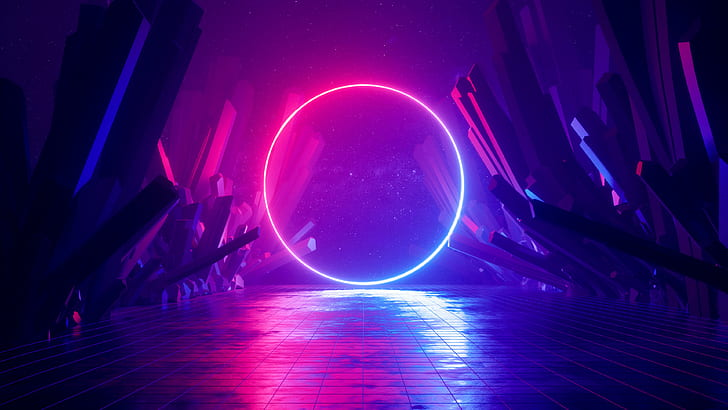
%> input picture data/art.jpg, 728 x 410 px
$ octave --eval "result = boundaryPreProcess(imread('data/art.jpg'));"   (GNU Octave 9; MATLAB toolbox functions it lacks are replaced by stand-ins)
%> lines starting %> are read from the running program, lines starting %| are printed output that depends on the picture
%File Name: convertToAscii
%Purpose: To take an image and conver it to an ASCII image

function [out] = boundaryPreProcess(image)
%Get image boundary
img = imbinarize(image);
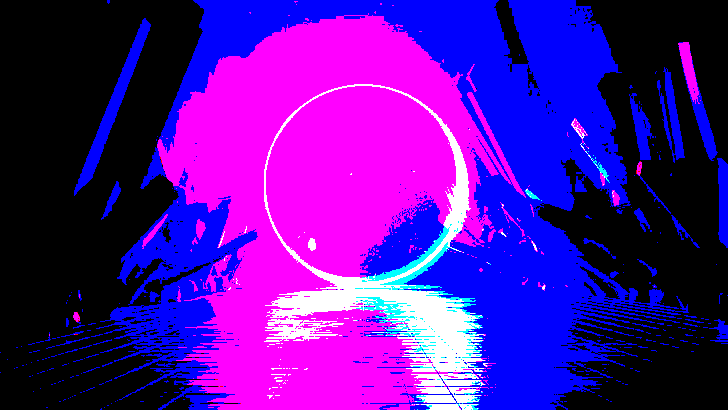
%> img: size 410x728x3 logical; mean R, G, B 0.318, 0.0549, 0.616
se = strel('square', 5);
SquareErode = imerode(img, se);
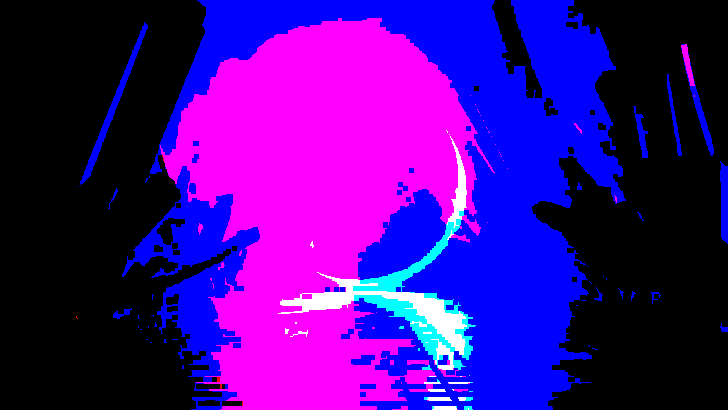
%> SquareErode: size 410x728x3 logical; mean R, G, B 0.262, 0.027, 0.554
boundary = imsubtract(img, SquareErode);
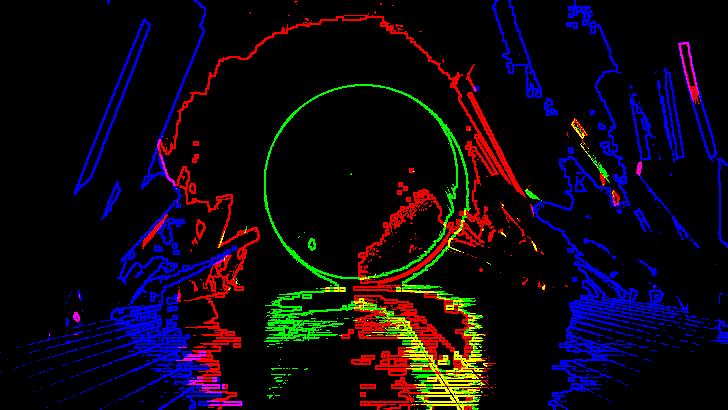
%> boundary: size 410x728x3 double; mean R, G, B 0.0558, 0.0279, 0.0624

%Do stuff w/ boundary
%type
end
%> (the run ends here)

$ run again, on data/building.jpg
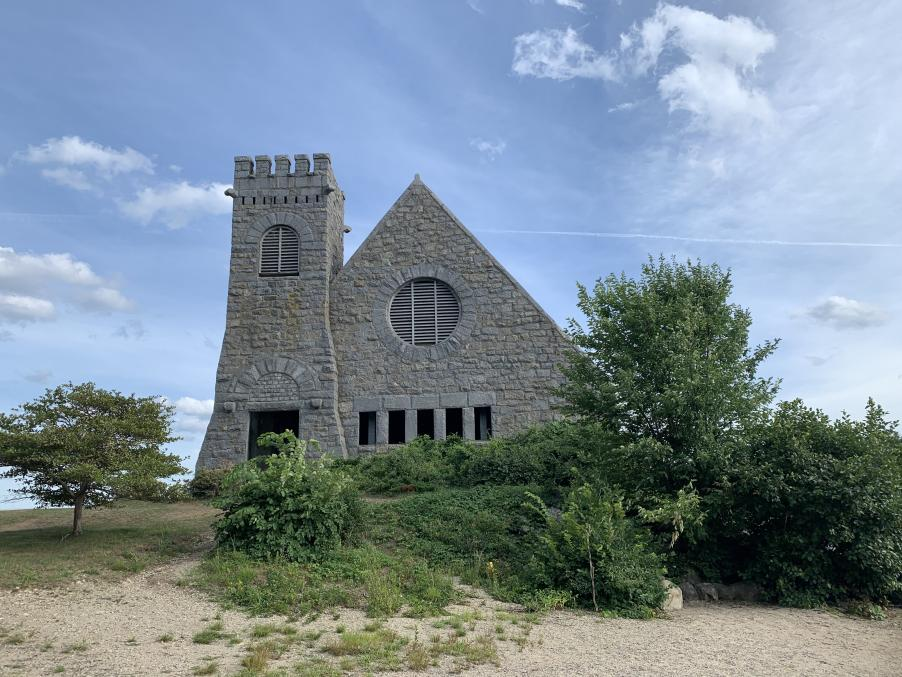
%> input picture data/building.jpg, 902 x 677 px
%> in boundaryPreProcess, `SquareErode = imerode(img, se);`:
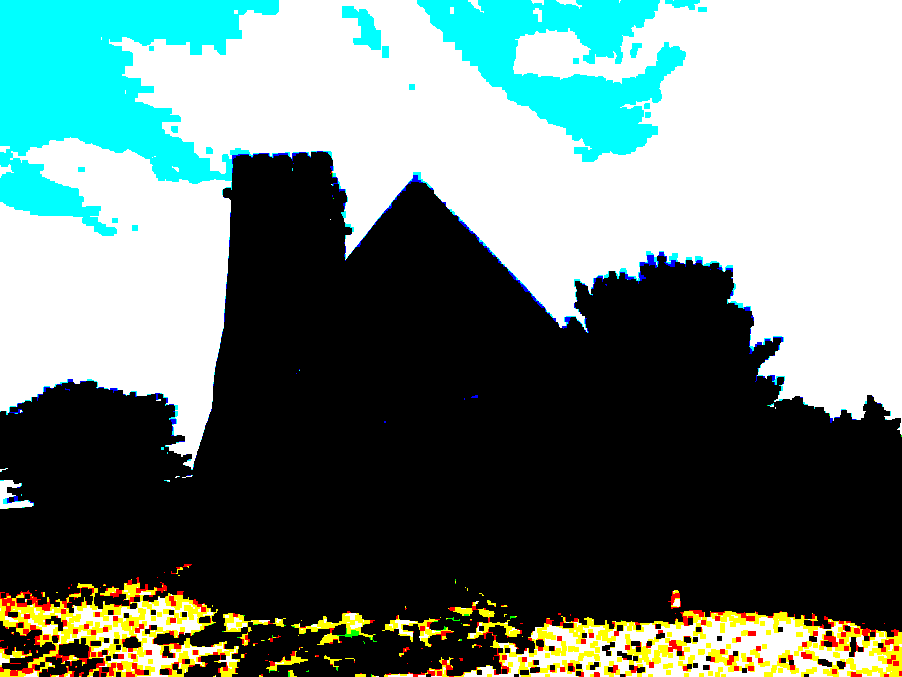
%> SquareErode: size 677x902x3 logical; mean R, G, B 0.419, 0.501, 0.476
%> in boundaryPreProcess, `boundary = imsubtract(img, SquareErode);`:
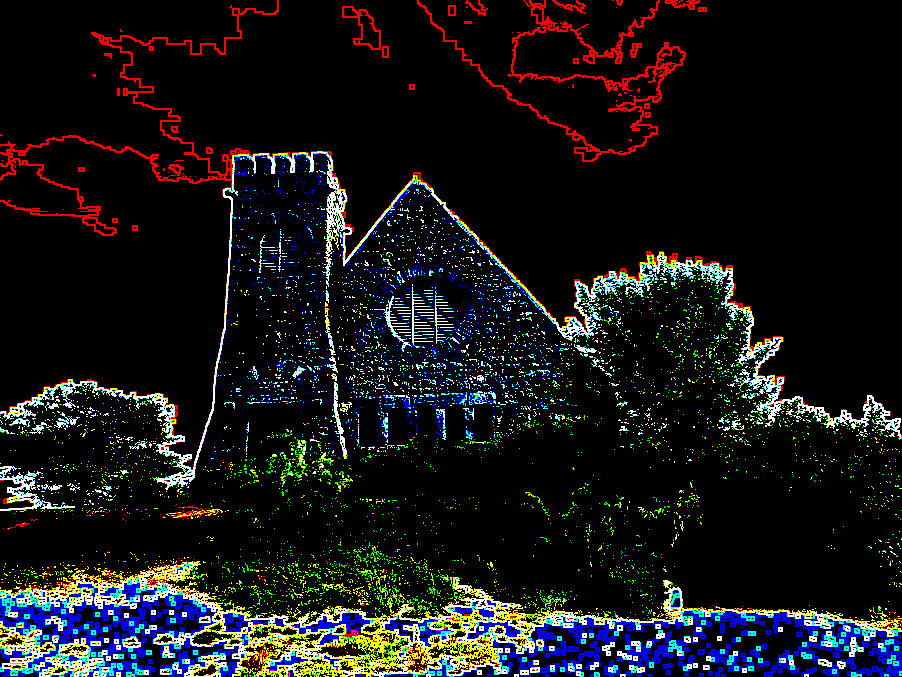
%> boundary: size 677x902x3 double; mean R, G, B 0.086, 0.089, 0.0889

$ run again, on data/cat_2.jpg
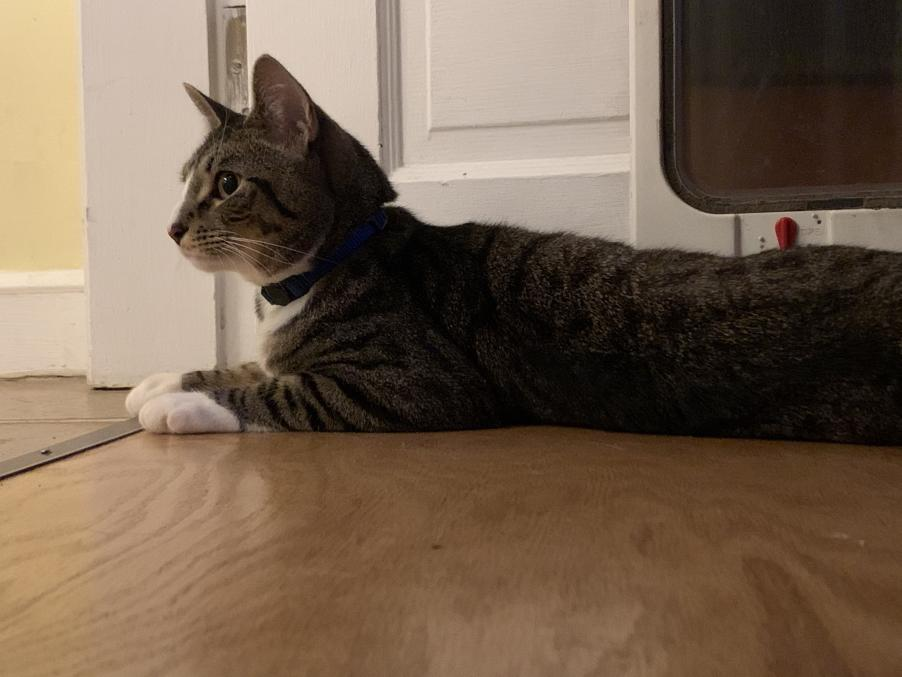
%> input picture data/cat_2.jpg, 902 x 677 px
%> in boundaryPreProcess, `SquareErode = imerode(img, se);`:
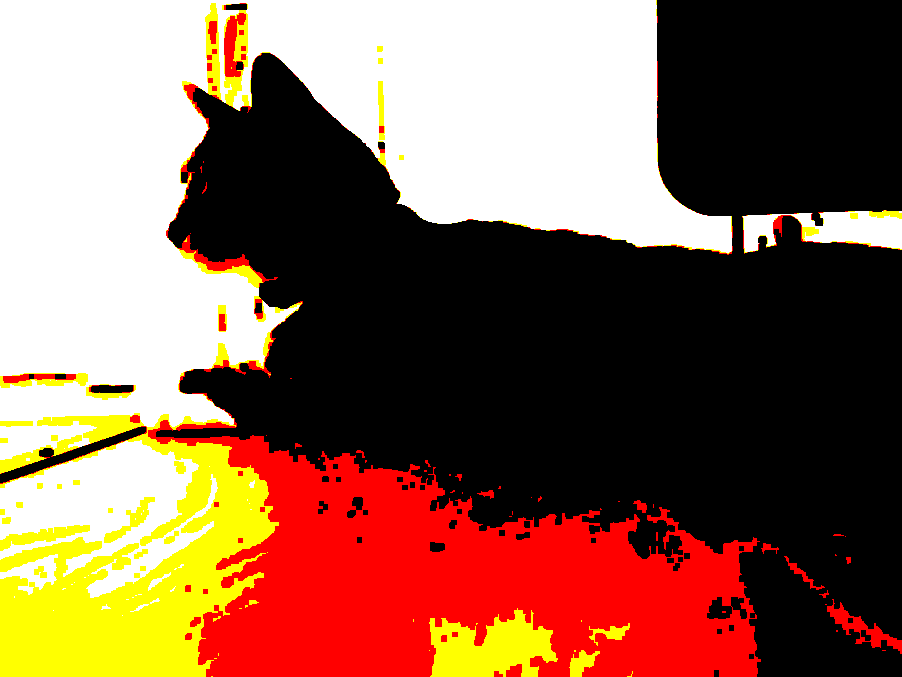
%> SquareErode: size 677x902x3 logical; mean R, G, B 0.535, 0.389, 0.307
%> in boundaryPreProcess, `boundary = imsubtract(img, SquareErode);`:
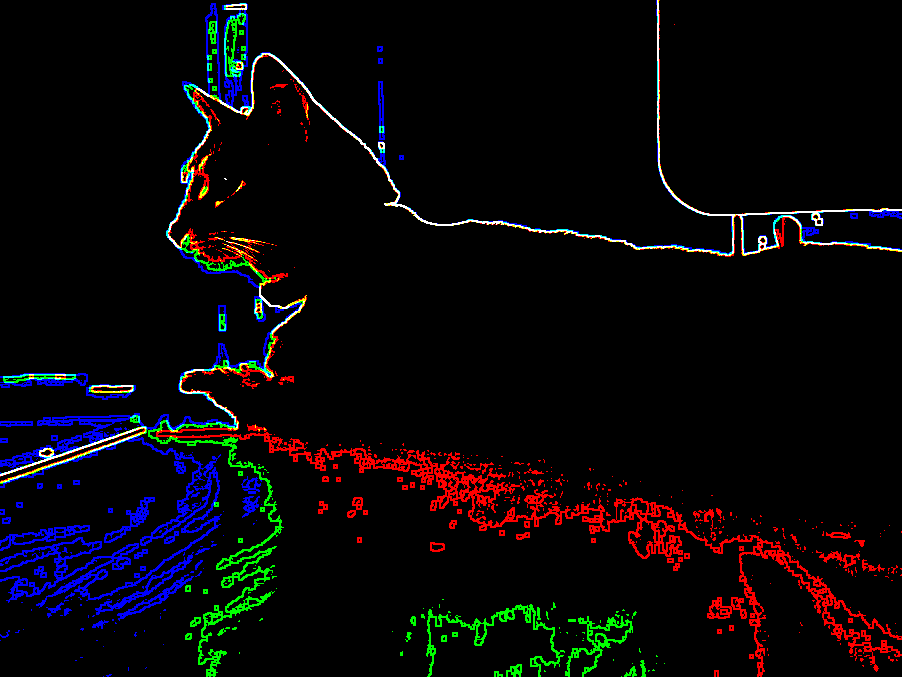
%> boundary: size 677x902x3 double; mean R, G, B 0.0353, 0.0246, 0.0322

$ run again, on data/cats.jpg
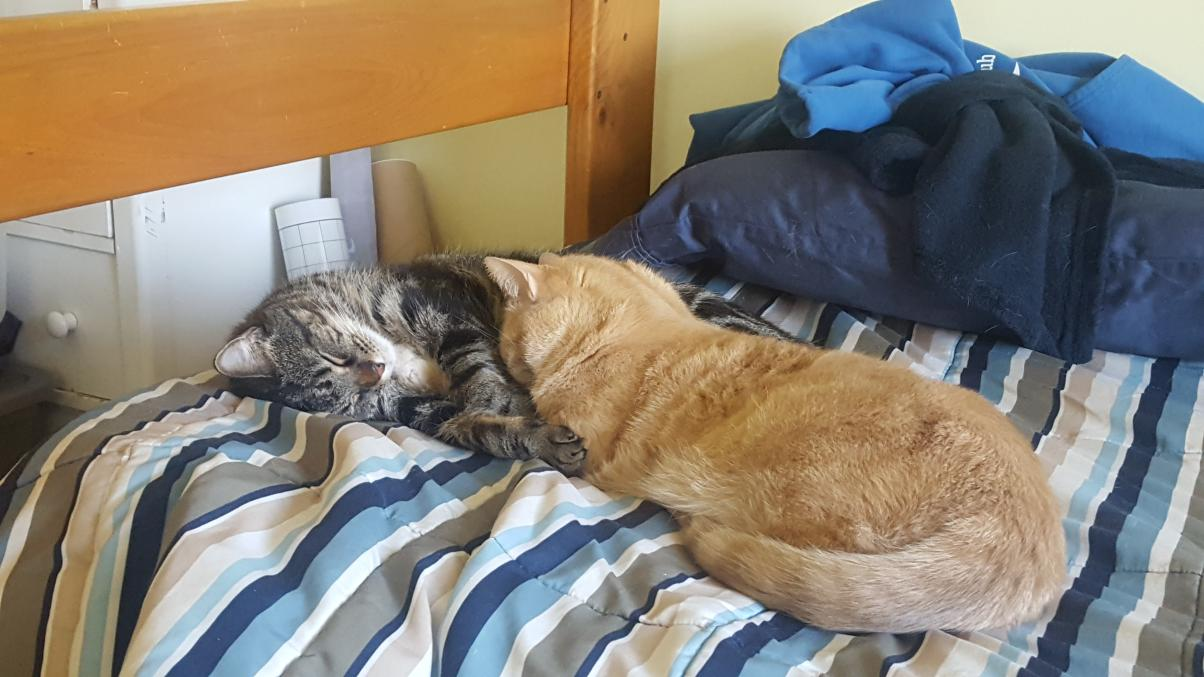
%> input picture data/cats.jpg, 1204 x 677 px
%> in boundaryPreProcess, `SquareErode = imerode(img, se);`:
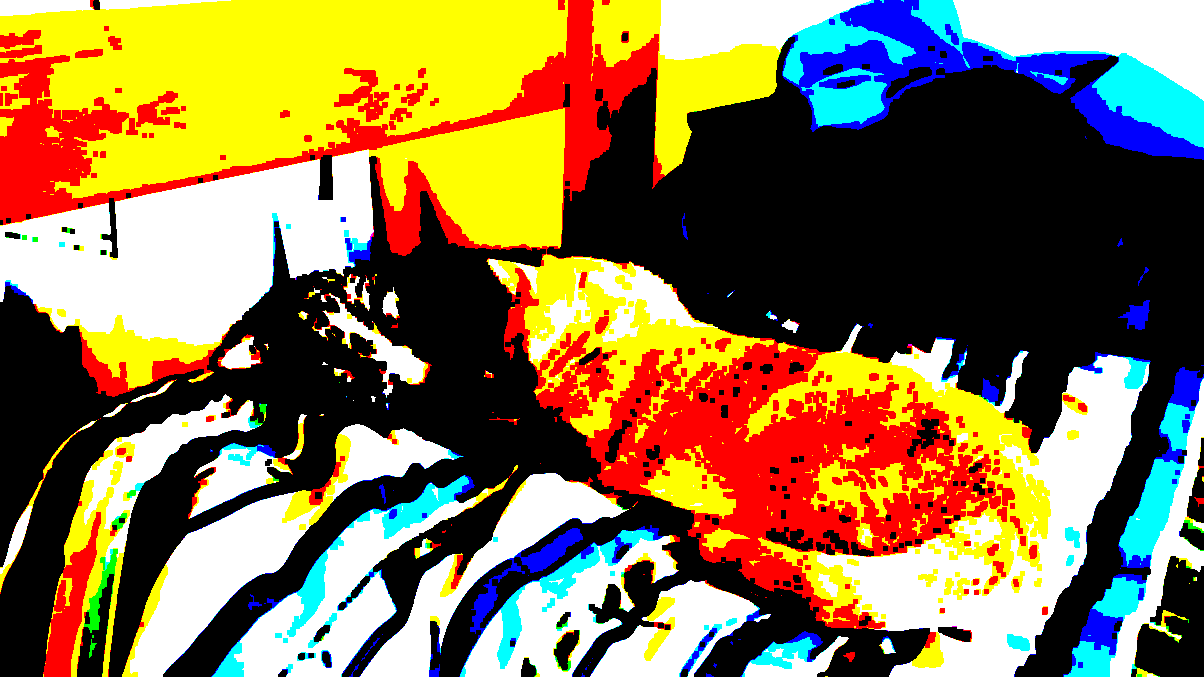
%> SquareErode: size 677x1204x3 logical; mean R, G, B 0.539, 0.46, 0.298
%> in boundaryPreProcess, `boundary = imsubtract(img, SquareErode);`:
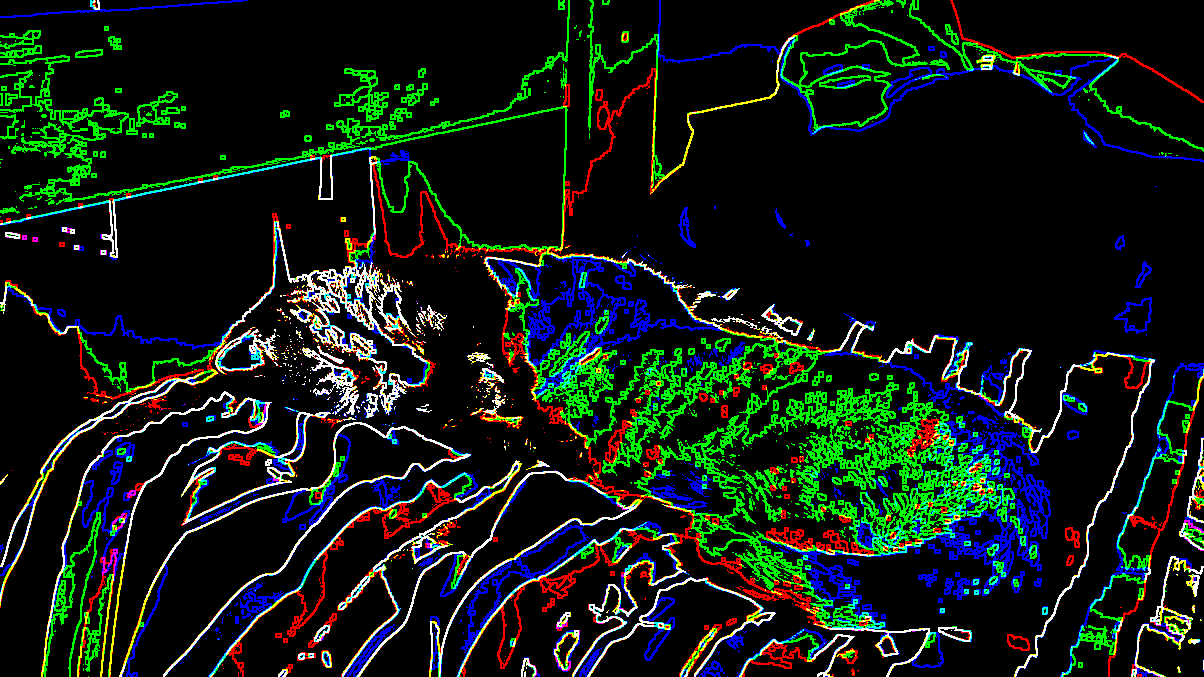
%> boundary: size 677x1204x3 double; mean R, G, B 0.0671, 0.112, 0.0796
